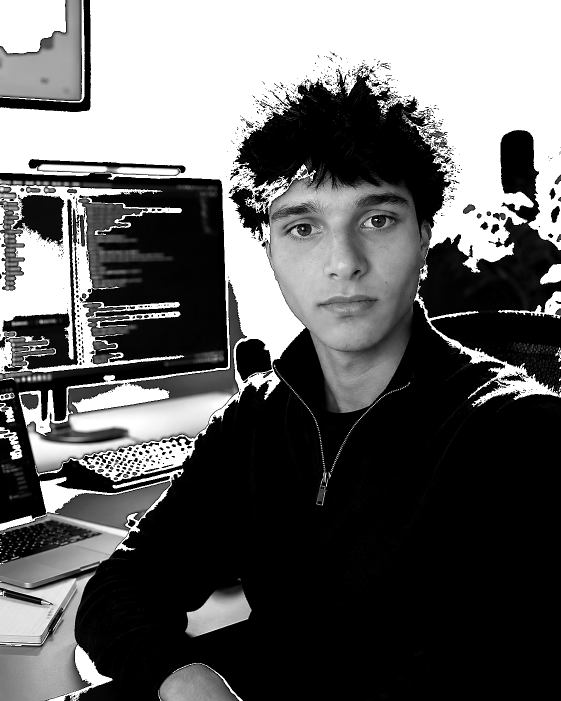
#> input picture data/prepared-portrait.png, 1122 x 1402 px (shown at 1/2 size)
$ python make_ascii_svg.py
#> lines starting #> are read from the running program, lines starting #| are printed output that depends on the picture
"""Turn a prepared portrait into a non-looping animated SVG ASCII portrait."""
from __future__ import annotations

import html
import os
from pathlib import Path

from PIL import Image, ImageDraw, ImageFont, ImageOps

ROOT = Path(__file__).resolve().parents[1]
SOURCE = ROOT / "data" / "prepared-portrait.png"
SCENE = ROOT / "data" / "ascii_scene.txt"
OUTPUT = ROOT / "assets" / "marcel-ascii.svg"
PREVIEW = ROOT / "assets" / "marcel-ascii-preview.png"
STATIC = os.getenv("STATIC") == "1"
RAMP = "@%#*+=-:. "  # deliberately restrained: dense detail, then breathing room
COLS, ROWS, PAD = 48, 44, 7
WIDTH, HEIGHT = 430, 360


def portrait_crop(image: Image.Image) -> Image.Image:
    """Crop to a head-and-upper-body area with the face slightly above centre."""
    width, height = image.size
    wanted_ratio = COLS * 0.61 / ROWS
    crop_height = min(height, int(width / wanted_ratio))
    crop_width = int(crop_height * wanted_ratio)
    if crop_width > width:
        crop_width = width
        crop_height = int(crop_width / wanted_ratio)
    left = (width - crop_width) // 2
    top = max(0, min(height - crop_height, int(height * 0.06)))
    return image.crop((left, top, left + crop_width, top + crop_height))


def make_scene() -> list[str]:
    image = Image.open(SOURCE).convert("L")
    image = portrait_crop(image)
    image = ImageOps.fit(image, (COLS, ROWS), method=Image.Resampling.LANCZOS)
    pixels = list(image.get_flattened_data()) if hasattr(image, "get_flattened_data") else list(image.getdata())
    lines = []
    for row in range(ROWS):
        # Round instead of flooring so paper-white/background pixels become
        # actual spaces, not a distracting field of period glyphs.
        glyphs = "".join(RAMP[round(value * (len(RAMP) - 1) / 255)] for value in pixels[row * COLS:(row + 1) * COLS])
        lines.append(" " * PAD + glyphs.rstrip())
    return lines


def svg(lines: list[str]) -> str:
    cols = max(len(line) for line in lines)
    x0, y0 = 15, 42
    usable_width, usable_height = WIDTH - 30, HEIGHT - 58
    font_size = min(usable_width / (cols * 0.61), usable_height / len(lines))
    line_height = usable_height / len(lines)
    reveal_width = usable_width + 4
    parts = [
        '<svg xmlns="http://www.w3.org/2000/svg" width="430" height="360" viewBox="0 0 430 360" role="img" aria-label="Animated photo-derived ASCII portrait of a developer">',
        '<defs><linearGradient id="bg" x1="0" y1="0" x2="1" y2="1"><stop offset="0" stop-color="#0d1117"/><stop offset="1" stop-color="#090c10"/></linearGradient><filter id="glow"><feGaussianBlur stdDeviation="1.5" result="b"/><feMerge><feMergeNode in="b"/><feMergeNode in="SourceGraphic"/></feMerge></filter></defs>',
        '<rect x=".5" y=".5" width="429" height="359" rx="14" fill="url(#bg)" stroke="#30363d"/>',
        '<circle cx="18" cy="18" r="4" fill="#ff7b72"/><circle cx="32" cy="18" r="4" fill="#d29922"/><circle cx="46" cy="18" r="4" fill="#3fb950"/>',
        '<text x="62" y="22" fill="#8b949e" font-size="10.5" font-family="ui-monospace,SFMono-Regular,Menlo,Consolas,monospace">portrait.render()</text>',
        '<text x="362" y="22" fill="#58a6ff" font-size="10.5" font-family="ui-monospace,SFMono-Regular,Menlo,Consolas,monospace">ready</text><line x1="12" y1="31" x2="418" y2="31" stroke="#21262d"/>',
    ]
    for index, line in enumerate(lines):
        y = y0 + index * line_height
        clip_id = f"row-{index}"
        if STATIC:
            clip = f'<clipPath id="{clip_id}"><rect x="{x0}" y="{y-line_height+1:.2f}" width="{reveal_width:.2f}" height="{line_height+2:.2f}"/></clipPath>'
            cursor = ""
        else:
            begin = 0.08 + index * 0.060
            clip = f'<clipPath id="{clip_id}"><rect x="{x0}" y="{y-line_height+1:.2f}" width="0" height="{line_height+2:.2f}"><animate attributeName="width" from="0" to="{reveal_width:.2f}" dur="0.62s" begin="{begin:.3f}s" fill="freeze"/></rect></clipPath>'
            cursor = f'<rect x="{x0}" y="{y-line_height+1:.2f}" width="2.5" height="{line_height:.2f}" fill="#58a6ff" opacity="0" filter="url(#glow)"><animate attributeName="x" from="{x0}" to="{x0+reveal_width-2.5:.2f}" dur="0.62s" begin="{begin:.3f}s" fill="freeze"/><animate attributeName="opacity" values="0;1;1;0" keyTimes="0;.06;.88;1" dur="0.62s" begin="{begin:.3f}s" fill="freeze"/></rect>'
        parts.append(clip)
        parts.append(f'<text x="{x0}" y="{y:.2f}" xml:space="preserve" clip-path="url(#{clip_id})" fill="#c9d1d9" font-size="{font_size:.3f}" font-family="ui-monospace,SFMono-Regular,Menlo,Monaco,Consolas,monospace">{html.escape(line, quote=False)}</text>{cursor}')
    return "".join(parts) + "</svg>"


def png_preview(lines: list[str]) -> None:
    scale = 2
    canvas = Image.new("RGB", (WIDTH * scale, HEIGHT * scale), "#0d1117")
    draw = ImageDraw.Draw(canvas)
    draw.rounded_rectangle((1, 1, WIDTH * scale - 2, HEIGHT * scale - 2), radius=14 * scale, outline="#30363d", width=scale)
    font_path = "C:/Windows/Fonts/consola.ttf"
    font = ImageFont.truetype(font_path, 10 * scale)
    small = ImageFont.truetype(font_path, 10 * scale)
    for x, color in ((18, "#ff7b72"), (32, "#d29922"), (46, "#3fb950")):
        draw.ellipse(((x-4)*scale, 14*scale, (x+4)*scale, 22*scale), fill=color)
    draw.text((62*scale, 12*scale), "portrait.render()", fill="#8b949e", font=small)
    draw.text((362*scale, 12*scale), "ready", fill="#58a6ff", font=small)
    draw.line((12*scale, 31*scale, 418*scale, 31*scale), fill="#21262d", width=scale)
    line_height = (HEIGHT - 58) / len(lines)
    for index, line in enumerate(lines):
        draw.text((15*scale, (42 + index * line_height - 9)*scale), line, fill="#c9d1d9", font=font)
    canvas.save(PREVIEW)


def build() -> None:
    if not SOURCE.exists():
        raise SystemExit(f"Missing {SOURCE}. Run scripts/prepare_portrait.py first.")
    lines = make_scene()
#> in make_scene, image is the input picture: PIL image 1122x1402 L; min 0, max 255, mean 97.8
#> in portrait_crop, `return image.crop((left, top, left + crop_width, top + crop_height))`:
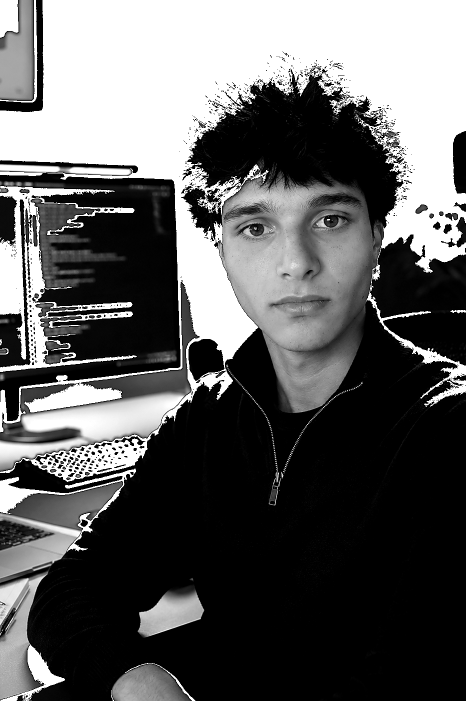
#> returned value: PIL image 932x1402 L (shown at 1/2 size); min 0, max 255, mean 94.9
#> in make_scene, `image = ImageOps.fit(image, (COLS, ROWS), method=Image.Resampling.LANC..`:
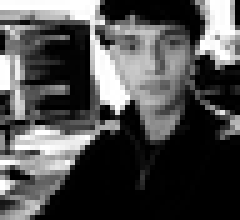
#> image: PIL image 48x44 L (shown 5 times larger); min 0, max 255, mean 78.6
#> in make_scene, `pixels = list(image.get_flattened_data()) if hasattr(image, "get_flatt..`: pixels = 2112 values, max 255 at index 14, min 0 at index 21, mean 78.58
#> after the loop in make_scene, `for row in range(ROWS):`: lines = 44 items
#> lines = 44 items
    SCENE.write_text("\n".join(lines) + "\n", encoding="utf-8")
    OUTPUT.write_text(svg(lines), encoding="utf-8")
#> in svg, `cols = max(len(line) for line in lines)`: cols = 55
#> in svg, `font_size = min(usable_width / (cols * 0.61), usable_height / len(line..`: font_size = 6.86
#> the loop in svg, `for index, line in enumerate(lines):` made 44 passes
#> (y, clip_id, begin) on passes 1 to 12: (42, 'row-0', 0.08), (48.86, 'row-1', 0.14), (55.73, 'row-2', 0.2), (62.59, 'row-3', 0.26), (69.45, 'row-4', 0.32), (76.32, 'row-5', 0.38), (83.18, 'row-6', 0.44), (90.05, 'row-7', 0.5), (96.91, 'row-8', 0.56), (103.8, 'row-9', 0.62), (110.6, 'row-10', 0.68), (117.5, 'row-11', 0.74)
#> after the loop in svg, `for index, line in enumerate(lines):`: parts = 94 items
    png_preview(lines)
#> in png_preview, `canvas = Image.new("RGB", (WIDTH * scale, HEIGHT * scale), "#0d1117")`:
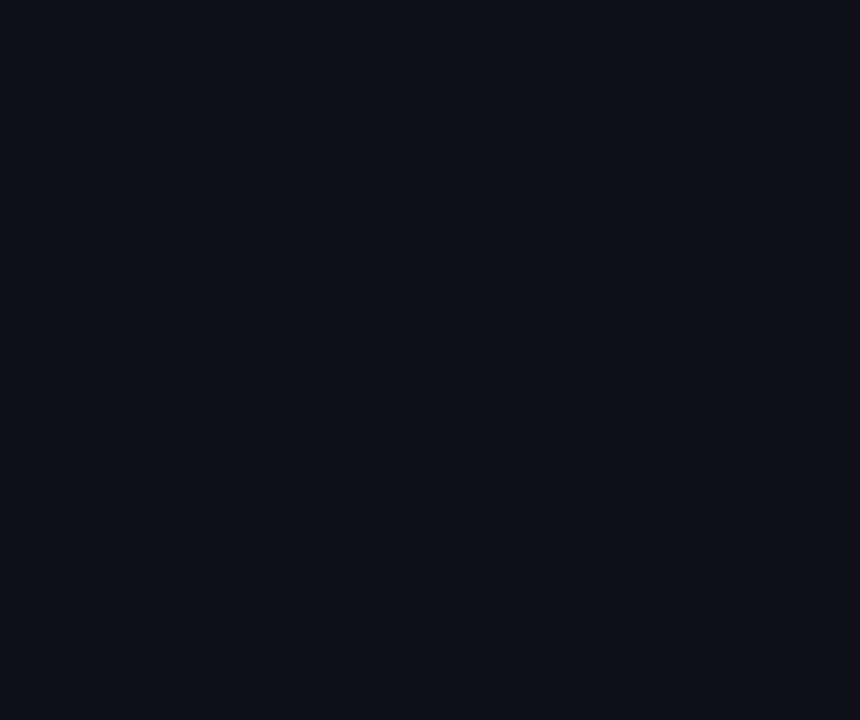
#> canvas: PIL image 860x720 RGB; mean R, G, B 13, 17, 23
#> in png_preview, `line_height = (HEIGHT - 58) / len(lines)`: line_height = 6.86
#> the loop in png_preview, `for index, line in enumerate(lines):` made 44 passes
#> in png_preview, `canvas.save(PREVIEW)`:
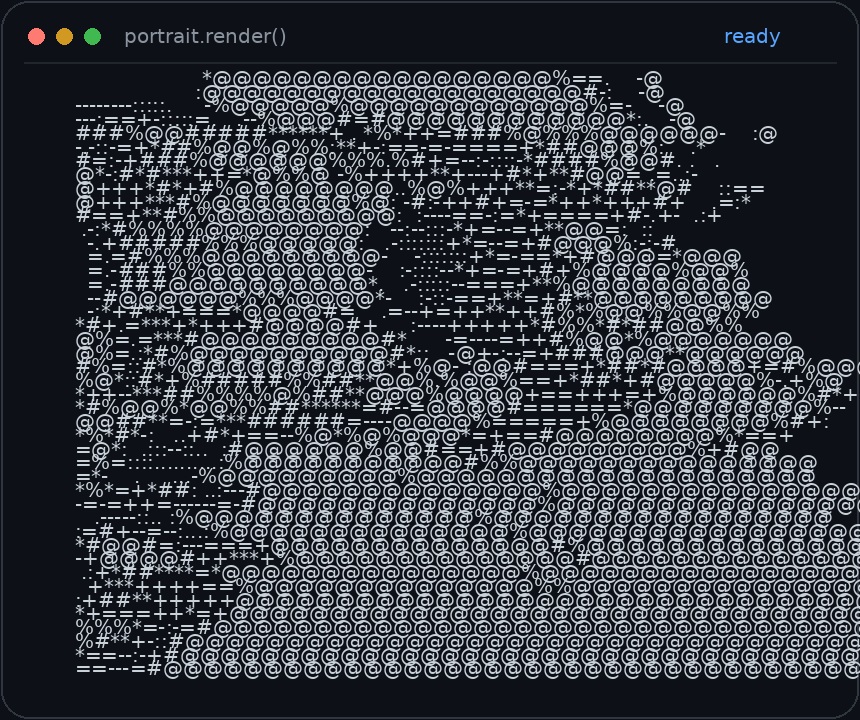
#> saved as marcel-ascii-preview.png: PIL image 860x720 RGB; mean R, G, B 56.4, 61.3, 67.8
    print(f"Wrote {OUTPUT} and {PREVIEW}")


if __name__ == "__main__":
    build()
